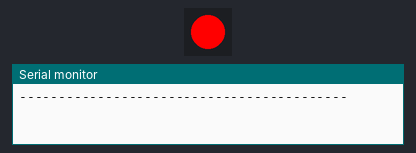
A sketch run on a simulated Arduino Uno, built with avr-gcc and run on an emulated ATmega328P. Parts: 1 RGB LEDs in strip order, left to right, the last lines printed to the serial monitor. Dim RGB values are drawn brighter than linear.

Above: at 0.03 s.
At 2.15 s:
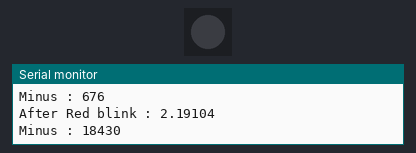
At 4.19 s:
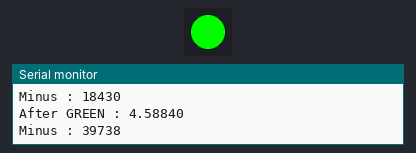
At 5.78 s:
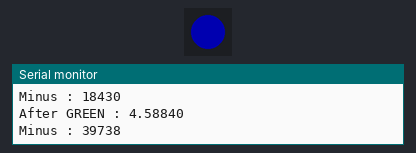
Timing chart, 0 to 7.0 s (numbered marks = the images above):
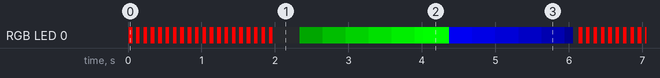

Measured:
- by itself, everything shown: repeats every 6.1 s, in 54 steps

The sketch:

Fading_Combined_LED.ino
```cpp
#include <Adafruit_NeoPixel.h>

#define LED 11

Adafruit_NeoPixel pixels = Adafruit_NeoPixel(1, LED, NEO_GRB + NEO_KHZ800);

void setup() {
  // put your setup code here, to run once:
  pixels.begin();
  pixels.show();
  Serial.begin(9600);
}

void loop() {
  Serial.println("------------------------------------------");
  long mil = 0;
  long a1, a2 = 0;
  mil = micros();Serial.print("At Start : ");Serial.print(mil/1000000);Serial.print(".");Serial.println(mil%100000);
  a1 = a2; a2 = (mil/1000000) + (mil%1000000);Serial.print("Minus : ");Serial.println(a2-a1);
  for(int time = 0; time < 20; ++time) {
    pixels.setPixelColor(0, 255, 0, 0);
    pixels.show();
    delay(50);
    pixels.setPixelColor(0, 0, 0, 0);
    pixels.show();
    delay(50);
  } //2초동안 빨간불이 100ms 주기로 점등되는 반복문
  mil = micros();Serial.print("After Red blink : ");Serial.print(mil/1000000);Serial.print(".");Serial.println(mil%100000);
  a1 = a2; a2 = (mil/1000000) + (mil%1000000);Serial.print("Minus : ");Serial.println(a2-a1);
  for(int brightness = 0; brightness <= 255; brightness += 5) {
    pixels.setPixelColor(0, 0, brightness, 0);
    pixels.show();
    delay(39);//1989ms로 요구한 2000ms보다 11ms 짧습니다.
    //delayMicroseconds(39215); //2000ms보다 0.035ms 짧습니다. 그러나 delayMicroseconds는 16383μs보다 긴 시간에서는 정확하게 작동할지 알 수 없습니다.
  } //2초동안 점점 초록색 빛이 255 밝기까지 밝아지는 반복문
  mil = micros();Serial.print("After GREEN : ");Serial.print(mil/1000000);Serial.print(".");Serial.println(mil%100000);
  a1 = a2; a2 = (mil/1000000) + (mil%1000000);Serial.print("Minus : ");Serial.println(a2-a1);
  for(int brightness = 255; brightness >= 0; brightness -= 5) {
    pixels.setPixelColor(0, 0, 0, brightness);
    pixels.show();
    delay(39);//1989ms로 요구한 2000ms보다 11ms 짧습니다.
    //delayMicroseconds(39215);
  } //2초동안 점점 파란색 빛이 꺼지는 반복문
  mil = micros();Serial.print("After BLUE : ");Serial.print(mil/1000000);Serial.print(".");Serial.println(mil%1000000);
}
```
